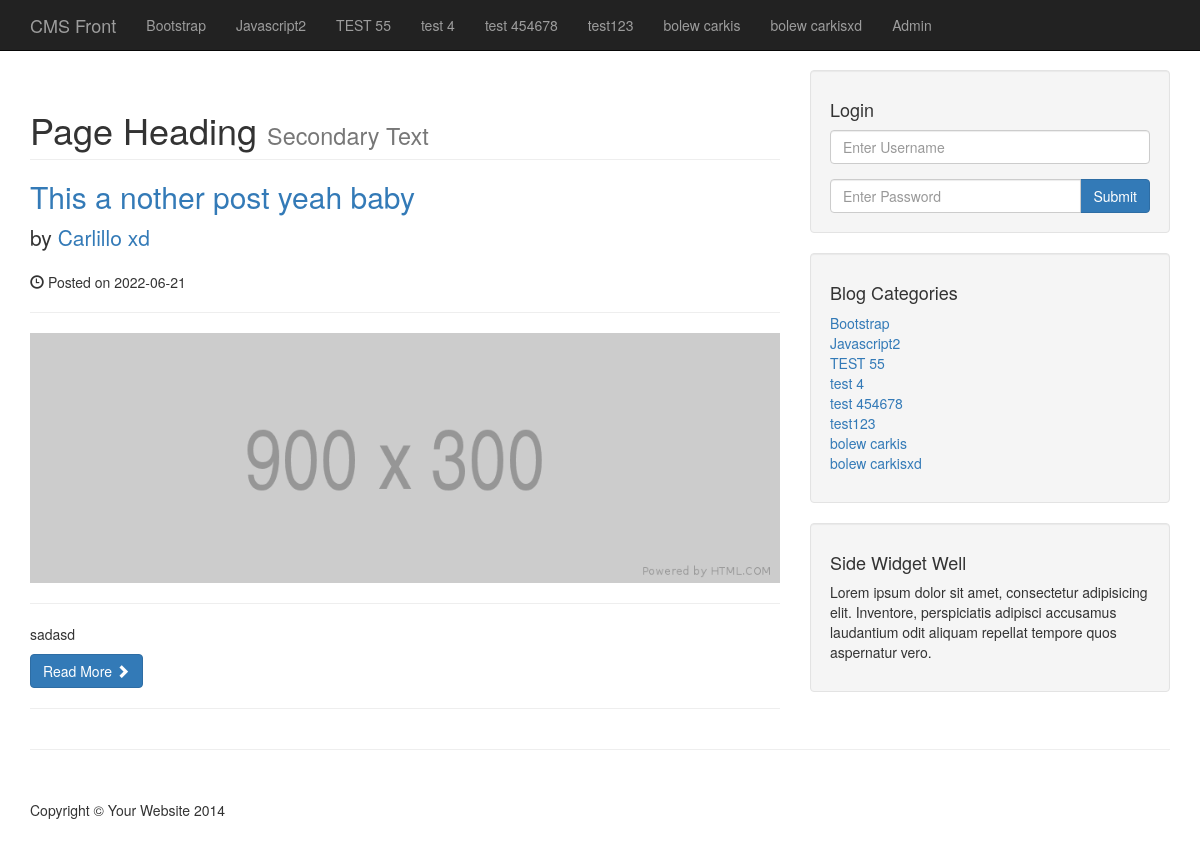
The page / on the database its author committed.
### tables this page shows
CREATE TABLE `categories` (
  `cat_id` int(3) NOT NULL,
  `cat_title` varchar(256) NOT NULL
);

CREATE TABLE `posts` (
  `post_id` int(3) NOT NULL,
  `post_category_id` int(3) NOT NULL,
  `post_title` varchar(255) NOT NULL,
  `post_author` varchar(255) NOT NULL,
  `post_date` date NOT NULL,
  `post_image` text NOT NULL DEFAULT '900x300.png',
  `post_content` text NOT NULL,
  `post_tags` varchar(255) NOT NULL,
  `post_comment_count` int(255) NOT NULL DEFAULT 0,
  `post_status` varchar(255) NOT NULL DEFAULT 'draft'
);

### index.php (the view)
<?php include "includes/db.php"; ?>
<?php include "includes/header.php"; ?>
<?php include "includes/navigation.php"; ?>
<div class="container">
    <div class="row">
        <div class="col-md-8">
            <?php
            $query  = "SELECT * FROM posts ";
            $select_all_posts_query = mysqli_query($connection,  $query);
            while ($row = mysqli_fetch_assoc($select_all_posts_query)) {
                $post_id = $row['post_id'];
                $post_title = $row['post_title'];
                $post_author = $row['post_author'];
                $post_date = $row['post_date'];
                $post_image = $row['post_image'];
                $post_content = substr($row['post_content'], 0, 100);
                $post_status = $row['post_status'];
                if ($post_status !== 'published') {
            ?>
                    <h1 class="page-header">
                        Page Heading
                        <small>Secondary Text</small>
                    </h1>
                    <h2>
                        <a href="post.php?p_id=<?php echo $post_id ?>"><?php echo $post_title ?></a>
                    </h2>
                    <p class="lead">
                        by <a href="index.php"><?php echo $post_author ?></a>
                    </p>
                    <p><span class="glyphicon glyphicon-time"></span> Posted on <?php echo $post_date ?></p>
                    <hr>
                    <a href="post.php?p_id=<?php echo $post_id ?>">
                        <img class="img-responsive" src="images/<?php echo $post_image ?>" alt="">
                    </a>
                    <hr>
                    <p><?php echo $post_content ?></p>
                    <a class="btn btn-primary" href="post.php?p_id=<?php echo $post_id ?>">Read More <span class="glyphicon glyphicon-chevron-right"></span></a>
                    <hr>
            <?php }
            } ?>
        </div>
        <?php include "includes/sidebar.php"; ?>
    </div>
    <hr>
    <?php include "includes/footer.php"; ?>

### includes/navigation.php (shortened to what this page needs)
<nav class="navbar navbar-inverse navbar-fixed-top" role="navigation">
        <div class="container">
            <div class="navbar-header">
                <a class="navbar-brand" href="index.php">CMS Front</a>
            </div>
            <div class="collapse navbar-collapse" id="bs-example-navbar-collapse-1">
                <ul class="nav navbar-nav">
                <?php
                $query = "SELECT * FROM categories";
                $select_all_categories_query = mysqli_query($connection,  $query);
                while($row = mysqli_fetch_assoc($select_all_categories_query)){
                   $cat_title = $row['cat_title'];
                   echo "<li><a href='#'>{$cat_title}</a></li>";
                }
                ?>
                 <li><a href="admin">Admin</a></li>
                </ul>
            </div>
        </div>
    </nav>

### includes/sidebar.php (shortened to what this page needs)
<div class="col-md-4">
    <div class="well">
        <h4>Login</h4>
        <form action="includes/login.php" method="post">
            <div class="form-group">
                <input name="username" type="text" class="form-control" placeholder="Enter Username">
            </div>
        <form action="includes/login.php" method="post">
            <div class="input-group">
                <input name="password" type="pass" class="form-control" placeholder="Enter Password">
                <span class="input-group-btn">
                    <button class="btn btn-primary" name="login" type="submit">
                        Submit
                    </button>
                </span>
            </div>
    </form>
    </div>
    <?php
    $query = "SELECT * FROM categories";
    $select_categories_sidebar = mysqli_query($connection,  $query);
    ?>
    <div class="well">
        <h4>Blog Categories</h4>
        <div class="row">
            <div class="col-lg-6">
                <ul class="list-unstyled">
                    <?php
                    while ($row = mysqli_fetch_assoc($select_categories_sidebar)) {
                        $cat_title = $row['cat_title'];
                        $cat_id = $row['cat_id'];
                        echo "<li><a href='category.php?category=$cat_id'>{$cat_title}</a></li>";
                    }
                    ?>
                </ul>
            </div>
        </div>
    </div>
    <?php include "widget.php" ?>
</div>

### css/blog-home.css (style rules this page uses)
body { padding-top: 70px; }

### rows shown on the page
categories: cat_title "Bootstrap"
categories: cat_title "Javascript2"
categories: cat_title "TEST 55"
categories: cat_title "test 4"
categories: cat_title "test 454678"
categories: cat_title "test123"
categories: cat_title "bolew carkis"
categories: cat_title "bolew carkisxd"
posts: post_title "This a nother post yeah baby", post_author "Carlillo xd", post_date "2022-06-21", post_image (picture), post_content "sadasd"
